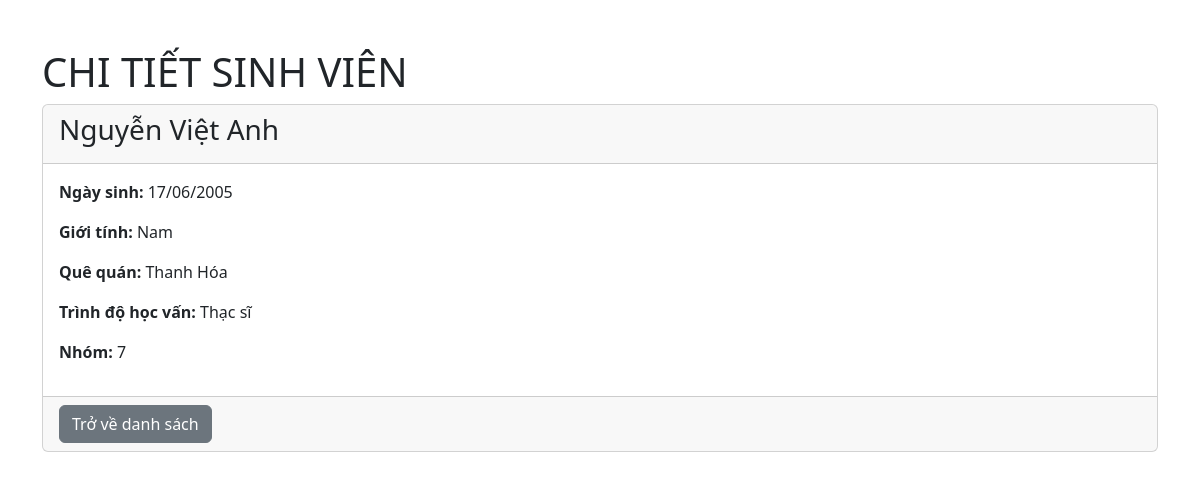
/vscode/read.php?id=2, run on the app's committed database.
### tables this page shows
CREATE TABLE `table_students` (
  `id` int(10) NOT NULL,
  `fullname` text NOT NULL,
  `dob` date NOT NULL,
  `gender` int(1) NOT NULL,
  `hometown` varchar(50) NOT NULL,
  `level` int(2) NOT NULL,
  `group_id` int(2) NOT NULL
);

### vscode/read.php (the view, shortened to what this page needs)
<?php
require_once 'connect.php';
$id = isset($_GET['id']) ? $_GET['id'] : 0;
if ($id != 0) {
    $read_sql = "SELECT * FROM table_Students WHERE id = $id";
    $result = mysqli_query($conn, $read_sql);
    if (mysqli_num_rows($result) > 0) {
        $student = mysqli_fetch_assoc($result);
    } else {
        echo "Không tìm thấy sinh viên";
        exit;
    }
} else {
    echo "ID không hợp lệ";
    exit;
}
?>
<!DOCTYPE html>
<html lang="en">
<head>
    <link href="https://cdn.jsdelivr.net/npm/bootstrap@5.3.3/dist/css/bootstrap.min.css" rel="stylesheet">
</head>
<body>
    <div class="container mb-5 mt-5">
        <h1>CHI TIẾT SINH VIÊN</h1>
        <div class="card">
            <div class="card-header">
                <h3><?php echo $student['fullname']; ?></h3>
            </div>
            <div class="card-body">
                <p><strong>Ngày sinh:</strong> <?php echo date("d/m/Y", strtotime($student['dob'])); ?></p>
                <p><strong>Giới tính:</strong> <?php echo ($student['gender'] == 1) ? 'Nam' : 'Nữ'; ?></p>
                <p><strong>Quê quán:</strong> <?php echo $student['hometown']; ?></p>
                <p><strong>Trình độ học vấn:</strong>
                    <?php
                    switch ($student['level']) {
                        case 1:
                            echo 'Thạc sĩ';
                            break;
                    }
                    ?>
                </p>
                <p><strong>Nhóm:</strong> <?php echo $student['group_id']; ?></p>
            </div>
            <div class="card-footer">
                <a href="index.php" class="btn btn-secondary">Trở về danh sách</a>
            </div>
        </div>
    </div>
</body>
</html>

### data on the page
table_students: fullname "Nguyễn Việt Anh", dob "17/06/2005", hometown "Thanh Hóa", group "7"
